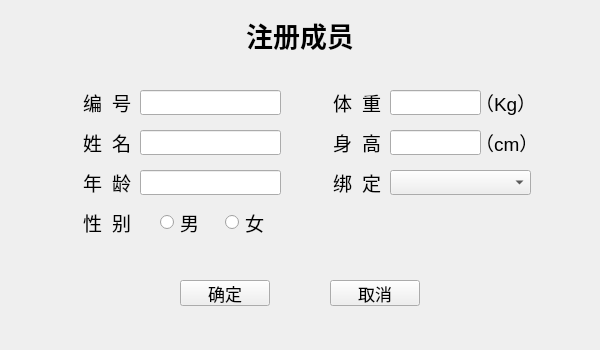
<?xml version="1.0" encoding="UTF-8"?>
<ui version="4.0">
 <class>AddPerson</class>
 <widget class="QWidget" name="AddPerson">
  <property name="geometry">
   <rect>
    <x>0</x>
    <y>0</y>
    <width>600</width>
    <height>350</height>
   </rect>
  </property>
  <property name="windowTitle">
   <string>AddPerson</string>
  </property>
  <widget class="QPushButton" name="pushButton_sure">
   <property name="geometry">
    <rect>
     <x>180</x>
     <y>280</y>
     <width>90</width>
     <height>26</height>
    </rect>
   </property>
   <property name="font">
    <font>
     <family>黑体</family>
     <pointsize>13</pointsize>
    </font>
   </property>
   <property name="text">
    <string>确定</string>
   </property>
  </widget>
  <widget class="QLabel" name="label_personId">
   <property name="geometry">
    <rect>
     <x>50</x>
     <y>90</y>
     <width>81</width>
     <height>25</height>
    </rect>
   </property>
   <property name="font">
    <font>
     <family>黑体</family>
     <pointsize>14</pointsize>
    </font>
   </property>
   <property name="text">
    <string>编  号</string>
   </property>
   <property name="alignment">
    <set>Qt::AlignRight|Qt::AlignTrailing|Qt::AlignVCenter</set>
   </property>
  </widget>
  <widget class="QLineEdit" name="lineEdit_personId">
   <property name="geometry">
    <rect>
     <x>140</x>
     <y>90</y>
     <width>141</width>
     <height>25</height>
    </rect>
   </property>
   <property name="font">
    <font>
     <pointsize>12</pointsize>
    </font>
   </property>
   <property name="alignment">
    <set>Qt::AlignCenter</set>
   </property>
  </widget>
  <widget class="QPushButton" name="pushButton_cancel">
   <property name="geometry">
    <rect>
     <x>330</x>
     <y>280</y>
     <width>90</width>
     <height>26</height>
    </rect>
   </property>
   <property name="font">
    <font>
     <family>黑体</family>
     <pointsize>13</pointsize>
    </font>
   </property>
   <property name="text">
    <string>取消</string>
   </property>
  </widget>
  <widget class="QLabel" name="label_2">
   <property name="geometry">
    <rect>
     <x>230</x>
     <y>10</y>
     <width>140</width>
     <height>50</height>
    </rect>
   </property>
   <property name="font">
    <font>
     <pointsize>20</pointsize>
     <weight>75</weight>
     <bold>true</bold>
    </font>
   </property>
   <property name="layoutDirection">
    <enum>Qt::LeftToRight</enum>
   </property>
   <property name="text">
    <string>注册成员</string>
   </property>
   <property name="alignment">
    <set>Qt::AlignCenter</set>
   </property>
  </widget>
  <widget class="QLabel" name="label_personName">
   <property name="geometry">
    <rect>
     <x>50</x>
     <y>130</y>
     <width>81</width>
     <height>25</height>
    </rect>
   </property>
   <property name="font">
    <font>
     <family>黑体</family>
     <pointsize>14</pointsize>
    </font>
   </property>
   <property name="text">
    <string>姓  名</string>
   </property>
   <property name="alignment">
    <set>Qt::AlignRight|Qt::AlignTrailing|Qt::AlignVCenter</set>
   </property>
  </widget>
  <widget class="QLabel" name="label_personAge">
   <property name="geometry">
    <rect>
     <x>50</x>
     <y>170</y>
     <width>81</width>
     <height>25</height>
    </rect>
   </property>
   <property name="font">
    <font>
     <family>黑体</family>
     <pointsize>14</pointsize>
    </font>
   </property>
   <property name="text">
    <string>年  龄</string>
   </property>
   <property name="alignment">
    <set>Qt::AlignRight|Qt::AlignTrailing|Qt::AlignVCenter</set>
   </property>
  </widget>
  <widget class="QLabel" name="label_personSex">
   <property name="geometry">
    <rect>
     <x>50</x>
     <y>210</y>
     <width>81</width>
     <height>25</height>
    </rect>
   </property>
   <property name="font">
    <font>
     <family>黑体</family>
     <pointsize>14</pointsize>
    </font>
   </property>
   <property name="text">
    <string>性  别</string>
   </property>
   <property name="alignment">
    <set>Qt::AlignRight|Qt::AlignTrailing|Qt::AlignVCenter</set>
   </property>
  </widget>
  <widget class="QLabel" name="label_personWeight">
   <property name="geometry">
    <rect>
     <x>300</x>
     <y>90</y>
     <width>81</width>
     <height>25</height>
    </rect>
   </property>
   <property name="font">
    <font>
     <family>黑体</family>
     <pointsize>14</pointsize>
    </font>
   </property>
   <property name="text">
    <string>体  重</string>
   </property>
   <property name="alignment">
    <set>Qt::AlignRight|Qt::AlignTrailing|Qt::AlignVCenter</set>
   </property>
  </widget>
  <widget class="QLabel" name="label_personHeight">
   <property name="geometry">
    <rect>
     <x>300</x>
     <y>130</y>
     <width>81</width>
     <height>25</height>
    </rect>
   </property>
   <property name="font">
    <font>
     <family>黑体</family>
     <pointsize>14</pointsize>
    </font>
   </property>
   <property name="text">
    <string>身  高</string>
   </property>
   <property name="alignment">
    <set>Qt::AlignRight|Qt::AlignTrailing|Qt::AlignVCenter</set>
   </property>
  </widget>
  <widget class="QLabel" name="label_personBand">
   <property name="geometry">
    <rect>
     <x>300</x>
     <y>170</y>
     <width>81</width>
     <height>25</height>
    </rect>
   </property>
   <property name="font">
    <font>
     <family>黑体</family>
     <pointsize>14</pointsize>
    </font>
   </property>
   <property name="text">
    <string>绑  定</string>
   </property>
   <property name="alignment">
    <set>Qt::AlignRight|Qt::AlignTrailing|Qt::AlignVCenter</set>
   </property>
  </widget>
  <widget class="QLineEdit" name="lineEdit_personName">
   <property name="geometry">
    <rect>
     <x>140</x>
     <y>130</y>
     <width>141</width>
     <height>25</height>
    </rect>
   </property>
   <property name="font">
    <font>
     <pointsize>12</pointsize>
    </font>
   </property>
   <property name="alignment">
    <set>Qt::AlignCenter</set>
   </property>
  </widget>
  <widget class="QLineEdit" name="lineEdit_personAge">
   <property name="geometry">
    <rect>
     <x>140</x>
     <y>170</y>
     <width>141</width>
     <height>25</height>
    </rect>
   </property>
   <property name="font">
    <font>
     <pointsize>12</pointsize>
    </font>
   </property>
   <property name="alignment">
    <set>Qt::AlignCenter</set>
   </property>
  </widget>
  <widget class="QLineEdit" name="lineEdit_personWeight">
   <property name="geometry">
    <rect>
     <x>390</x>
     <y>90</y>
     <width>91</width>
     <height>25</height>
    </rect>
   </property>
   <property name="font">
    <font>
     <pointsize>12</pointsize>
    </font>
   </property>
   <property name="text">
    <string/>
   </property>
   <property name="alignment">
    <set>Qt::AlignCenter</set>
   </property>
  </widget>
  <widget class="QLineEdit" name="lineEdit_personHeight">
   <property name="geometry">
    <rect>
     <x>390</x>
     <y>130</y>
     <width>91</width>
     <height>25</height>
    </rect>
   </property>
   <property name="font">
    <font>
     <pointsize>12</pointsize>
    </font>
   </property>
   <property name="alignment">
    <set>Qt::AlignCenter</set>
   </property>
  </widget>
  <widget class="QRadioButton" name="radioButton_man">
   <property name="geometry">
    <rect>
     <x>160</x>
     <y>210</y>
     <width>60</width>
     <height>25</height>
    </rect>
   </property>
   <property name="font">
    <font>
     <pointsize>14</pointsize>
    </font>
   </property>
   <property name="text">
    <string>男</string>
   </property>
  </widget>
  <widget class="QRadioButton" name="radioButton_woman">
   <property name="geometry">
    <rect>
     <x>225</x>
     <y>210</y>
     <width>60</width>
     <height>25</height>
    </rect>
   </property>
   <property name="font">
    <font>
     <pointsize>14</pointsize>
    </font>
   </property>
   <property name="text">
    <string>女</string>
   </property>
  </widget>
  <widget class="QComboBox" name="comboBox_ecg">
   <property name="geometry">
    <rect>
     <x>390</x>
     <y>170</y>
     <width>141</width>
     <height>25</height>
    </rect>
   </property>
   <property name="font">
    <font>
     <family>黑体</family>
     <pointsize>10</pointsize>
     <weight>50</weight>
     <bold>false</bold>
    </font>
   </property>
  </widget>
  <widget class="QLabel" name="label">
   <property name="geometry">
    <rect>
     <x>475</x>
     <y>90</y>
     <width>50</width>
     <height>25</height>
    </rect>
   </property>
   <property name="font">
    <font>
     <pointsize>14</pointsize>
    </font>
   </property>
   <property name="text">
    <string>（Kg）</string>
   </property>
  </widget>
  <widget class="QLabel" name="label_3">
   <property name="geometry">
    <rect>
     <x>475</x>
     <y>130</y>
     <width>50</width>
     <height>25</height>
    </rect>
   </property>
   <property name="font">
    <font>
     <pointsize>14</pointsize>
    </font>
   </property>
   <property name="text">
    <string>（cm）</string>
   </property>
  </widget>
  <zorder>pushButton_sure</zorder>
  <zorder>label_personId</zorder>
  <zorder>lineEdit_personId</zorder>
  <zorder>pushButton_cancel</zorder>
  <zorder>label_2</zorder>
  <zorder>label_personName</zorder>
  <zorder>label_personAge</zorder>
  <zorder>label_personSex</zorder>
  <zorder>label_personWeight</zorder>
  <zorder>label_personHeight</zorder>
  <zorder>label_personBand</zorder>
  <zorder>lineEdit_personName</zorder>
  <zorder>lineEdit_personAge</zorder>
  <zorder>radioButton_man</zorder>
  <zorder>radioButton_woman</zorder>
  <zorder>comboBox_ecg</zorder>
  <zorder>label</zorder>
  <zorder>lineEdit_personWeight</zorder>
  <zorder>label_3</zorder>
  <zorder>lineEdit_personHeight</zorder>
 </widget>
 <resources/>
 <connections/>
</ui>
